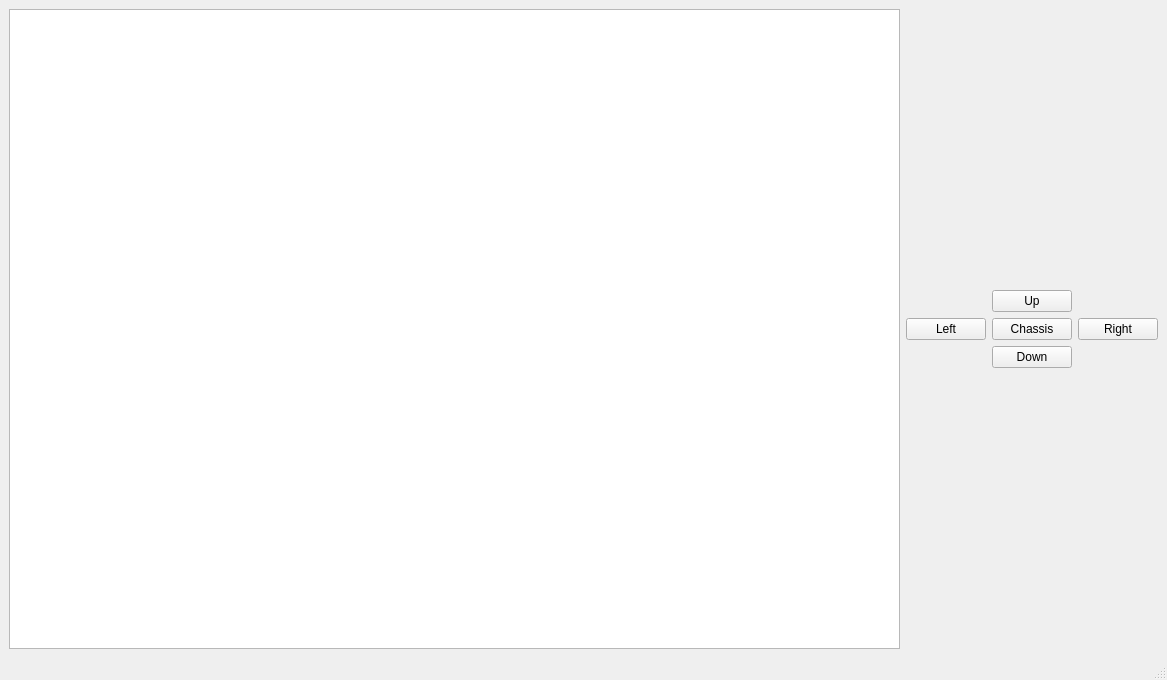
<?xml version="1.0" encoding="UTF-8"?>
<ui version="4.0">
 <class>MainWindow</class>
 <widget class="QMainWindow" name="MainWindow">
  <property name="geometry">
   <rect>
    <x>0</x>
    <y>0</y>
    <width>1167</width>
    <height>680</height>
   </rect>
  </property>
  <property name="windowTitle">
   <string>MainWindow</string>
  </property>
  <widget class="QWidget" name="centralwidget">
   <layout class="QGridLayout" name="gridLayout_2">
    <item row="0" column="0">
     <widget class="QGraphicsView" name="graphicsView"/>
    </item>
    <item row="0" column="1">
     <layout class="QGridLayout" name="gridLayout">
      <item row="0" column="0">
       <widget class="QPushButton" name="ButtonLeft">
        <property name="text">
         <string>Left</string>
        </property>
       </widget>
      </item>
      <item row="0" column="1">
       <layout class="QVBoxLayout" name="verticalLayout">
        <item>
         <widget class="QPushButton" name="ButtonUp">
          <property name="text">
           <string>Up</string>
          </property>
         </widget>
        </item>
        <item>
         <widget class="QPushButton" name="ButtonChassis">
          <property name="text">
           <string>Chassis</string>
          </property>
         </widget>
        </item>
        <item>
         <widget class="QPushButton" name="ButtonDown">
          <property name="text">
           <string>Down</string>
          </property>
         </widget>
        </item>
       </layout>
      </item>
      <item row="0" column="2">
       <widget class="QPushButton" name="ButtonRight">
        <property name="text">
         <string>Right</string>
        </property>
       </widget>
      </item>
     </layout>
    </item>
   </layout>
  </widget>
  <widget class="QMenuBar" name="menubar">
   <property name="geometry">
    <rect>
     <x>0</x>
     <y>0</y>
     <width>1167</width>
     <height>22</height>
    </rect>
   </property>
  </widget>
  <widget class="QStatusBar" name="statusbar"/>
 </widget>
 <resources/>
 <connections/>
</ui>
